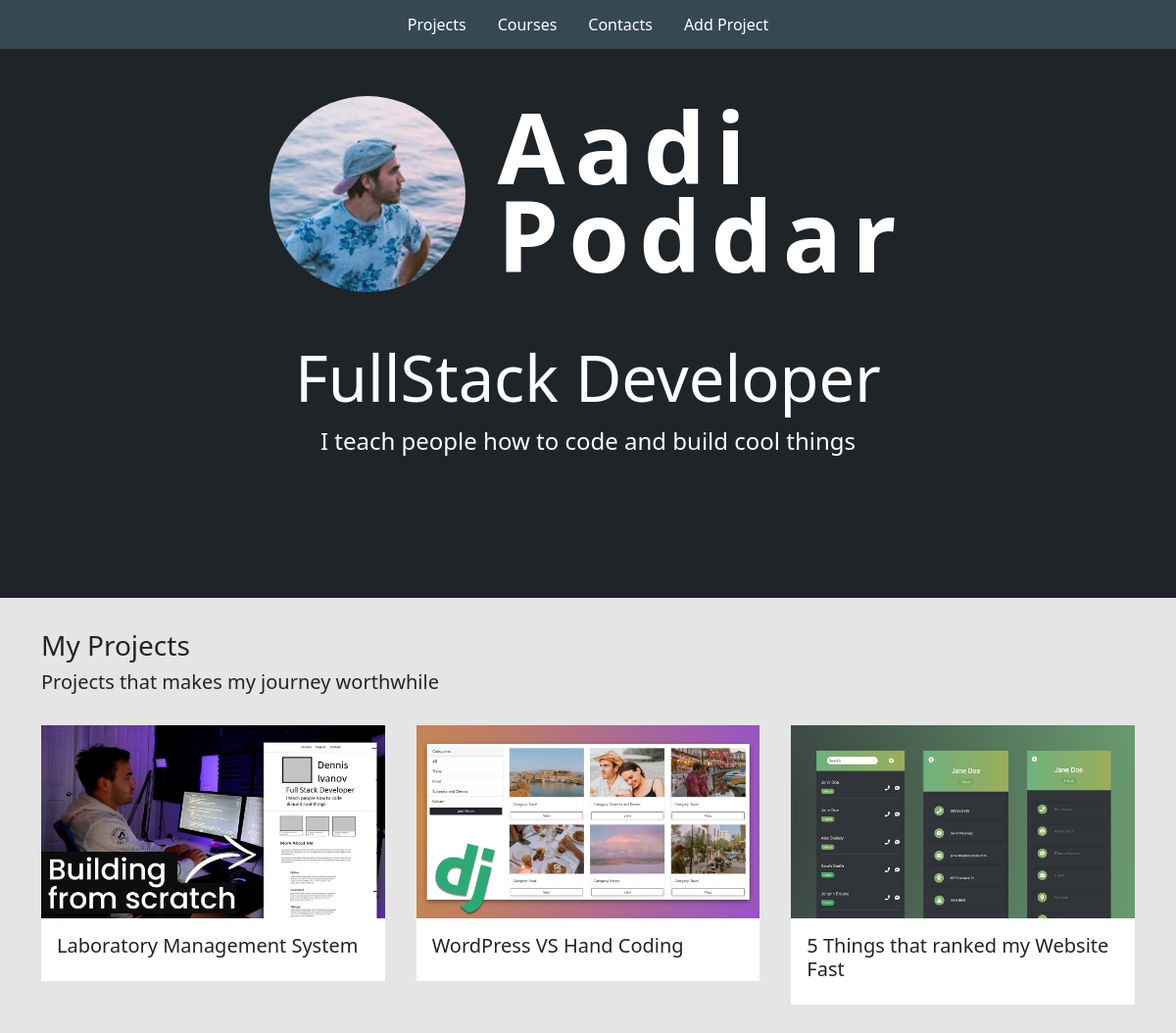
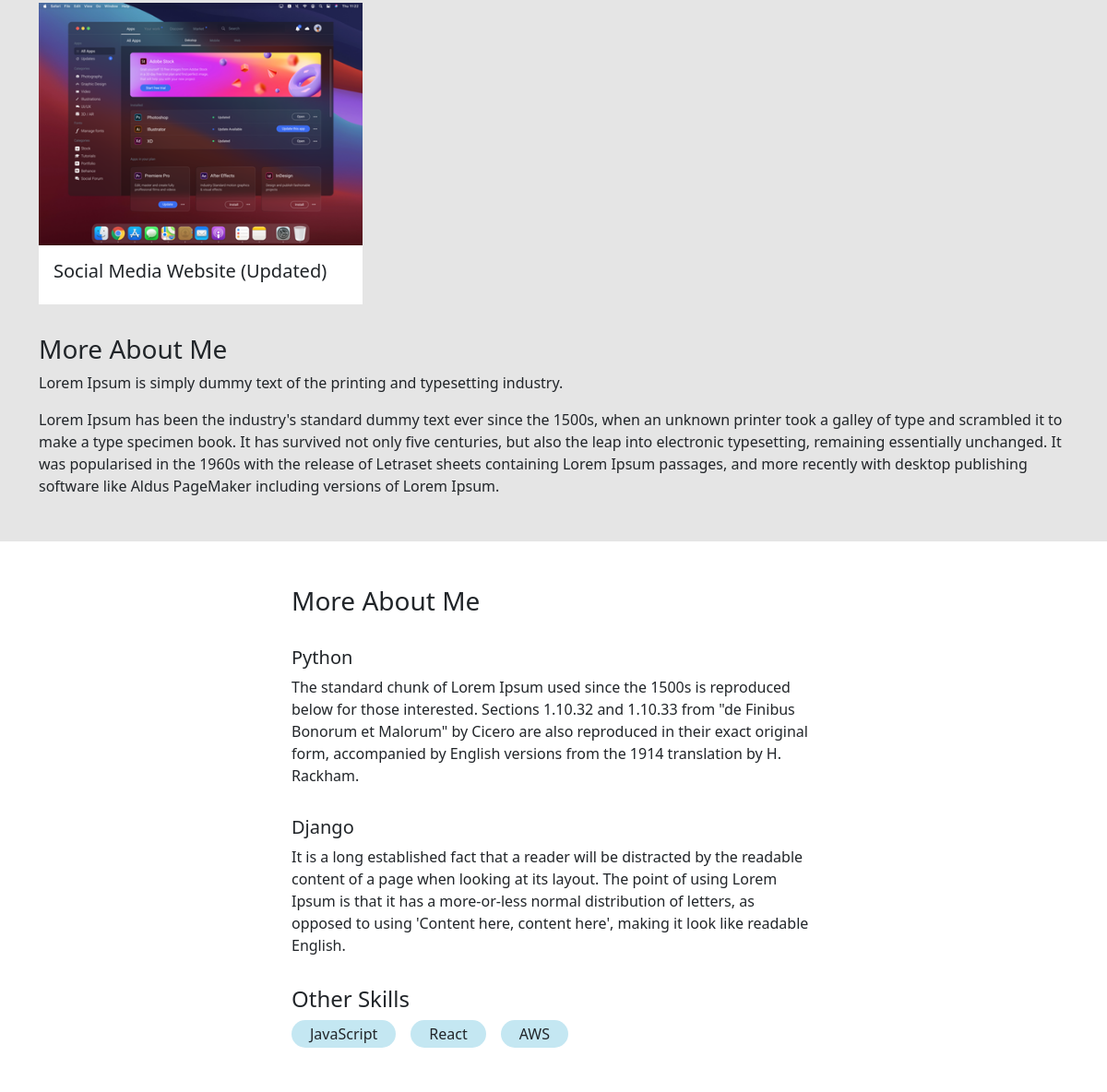
The page / on the database its author committed (2 pictures, top to bottom).
### base/models.py (models this page shows, shortened)
class Project(models.Model):
    title = models.CharField(max_length=200)
    thumbnail = models.ImageField(null=True)
    body = RichTextUploadingField()
    slug = models.SlugField(null=True, blank=True)
    created = models.DateTimeField(auto_now_add=True)
    id = models.UUIDField(default=uuid.uuid4, unique=True, primary_key=True,  editable=False)

class Skill(models.Model):
    title = models.CharField(max_length=200)
    body = models.TextField(null=True, blank = True)
    created = models.DateTimeField(auto_now_add=True)
    id = models.UUIDField(default=uuid.uuid4, unique=True, primary_key=True,  editable=False)

### base/views.py (the view)
# urls.py: path('', views.homePage, name="home"),
def homePage(request):
    projects = Project.objects.all()
    detailedSkills = Skill.objects.exclude(body='')
    skills = Skill.objects.filter(body='')
    context = {'projects': projects, 'skills': skills, 'detailedSkills': detailedSkills}
    return render(request, 'base/home.html', context)

### base/templates/base/home.html
{% extends 'base/main.html' %}
{% load static %}
{% block content %}
        <section class='hero'>
            <div class = "hero--content">
                <div class = "hero--content--intro">
                    <img id = "profile_pic" src = "{% static 'images/dennis.jpg' %}">
                    <h1 class="intro--name">Aadi <br> Poddar</h1>
                </div>
                <div class = "hero--content--subheadline">
                    <h3 class="description">FullStack Developer</h3>
                    <p class = "slogan">I teach people how to code and build cool things</p>
                </div>
            </div>
        </section>
        <section class='container section--2'>
            <h3>My Projects</h3>
            <h5>Projects that makes my journey worthwhile</h5>
            <div class="projects--wrapper">
                {% for project in projects %}
                <div class="project--column">
                    <a href="{% url 'project' project.id %}">
                        <img class="project--thumbnail" src="{{project.thumbnail.url}}">
                    </a>
                    <div class="project--body">
                        <h5>{{project.title}}</h5>
                    </div>
                </div>
                {% empty %}
                    <h3>There are no Projects in the Database...</h3>
                {% endfor %}
            </div>
            <div class="about--wrapper">
                <h3>More About Me</h3>
                <p>Lorem Ipsum is simply dummy text of the printing and typesetting industry.</p>
                <p>Lorem Ipsum has been the industry's standard dummy text ever since the 1500s, when an unknown printer took a galley of type and scrambled it to make a type specimen book. It has survived not only five centuries, but also the leap into electronic typesetting, remaining essentially unchanged. It was popularised in the 1960s with the release of Letraset sheets containing Lorem Ipsum passages, and more recently with desktop publishing software like Aldus PageMaker including versions of Lorem Ipsum.</p>
            </div>
        </section>
        <section class="section--1">
            <div class="skills--container">
                <h3>More About Me</h3>
                {% for skill in detailedSkills %}
                <div class="skill--wrapper">
                    <h5>{{skill.title}}</h5>
                    <p>{{skill.body}}</p>
                </div>
                {% endfor %}
                <h4>Other Skills</h4>
                <div class="other--skills--wrapper">
                    {% for skill in skills %}
                    <div class="skill--tag">
                        <span>{{skill.title}}</span>
                    </div>
                    {% endfor %}
                </div>
            </div>
        </section>
{% endblock content %}

### base/templates/base/main.html (shortened to what this page needs)
<!DOCTYPE html>
{% load static %}
<html>
    <head>
        <link href="https://cdn.jsdelivr.net/npm/bootstrap@5.0.1/dist/css/bootstrap.min.css" rel="stylesheet"
>
        <link rel='stylesheet' type='text/css' media='screen' href= "{% static 'styles/main.css' %}">
    </head>
    <body>
        {% include 'base/navbar.html' %}
        {% block content %}
        {% endblock content%}
    </body>
</html>

### base/templates/base/navbar.html
        <section class='navigation-bar'>
            <a class = "nav-link" href = "{% url 'home' %}">
                Projects
            </a>
            <a class = "nav-link" href = "#">
                Courses
            </a>
            <a class = "nav-link" href = "#">
                Contacts
            </a>
            <a class = "nav-link" href = "{% url 'add-project' %}">
                Add Project
            </a>
        </section>

### static/styles/main.css (style rules this page uses)
body { background-color: #E5E5E5; }
.section--1 { background-color: #fff; padding-top: 2em; padding-bottom: 2em; }
.section--2 { background-color: #E5E5E5; padding-top: 2em; padding-bottom: 2em; }
.navigation-bar { background-color: #354955; height: 50px; display: flex; justify-content: center; align-items: center; }
.nav-link { color: #fff; }
.hero { background-color: #1F2428; min-height: 70vh; color: #fff; }
#profile_pic { height: 200px; width: 200px; object-fit: cover; border-radius: 50%; }
.hero--content { width: 800px; margin: 0 auto; padding: 3em; }
.hero--content--intro { display: flex; color: #fff; justify-content: center; align-items: center; gap: 2em; margin-bottom: 3em; }
.intro--name { font-size: 100px; letter-spacing: .1em; font-weight: 700; line-height: .9em; }
.description { font-size: 65px; text-align: center; }
.slogan { font-size: 24px; text-align: center; }
.projects--wrapper { display: grid; grid-template-columns: 1fr 1fr 1fr; gap: 2em; margin-top: 2em; margin-bottom: 2em; }
.project--thumbnail { width: 100%; }
.project--body { background-color: #fff; padding: 1em; }
.skills--container { width: 600px; margin: 0 auto; padding: 1em; }
.skill--wrapper { margin-top: 2em; margin-bottom: 2em; }
.other--skills--wrapper { display: flex; gap: 1em; }
.skill--tag { background-color: #C4E7F2; width: fit-content; padding: 3px 20px; border-radius: 20px; }

### rows shown on the page
Project: thumbnail (picture), title "Laboratory Management System"
Project: thumbnail (picture), title "WordPress VS Hand Coding"
Project: thumbnail (picture), title "5 Things that ranked my Website Fast"
Project: thumbnail (picture), title "Social Media Website (Updated)"
Skill: title "Python", body "The standard chunk of Lorem Ipsum used since the 1500s is reproduced below for those interested. Sections 1.10.32 and 1.10.33 from \"de Finibus Bonorum et Malorum\" by Cicero are also reproduced in their exact original form, accompanied by English versions from the 1914 translation by H. Rackham."
Skill: title "Django", body "It is a long established fact that a reader will be distracted by the readable content of a page when looking at its layout. The point of using Lorem Ipsum is that it has a more-or-less normal distribution of letters, as opposed to using 'Content here, content here', making it look like readable English."
Skill: title "JavaScript"
Skill: title "React"
Skill: title "AWS"
